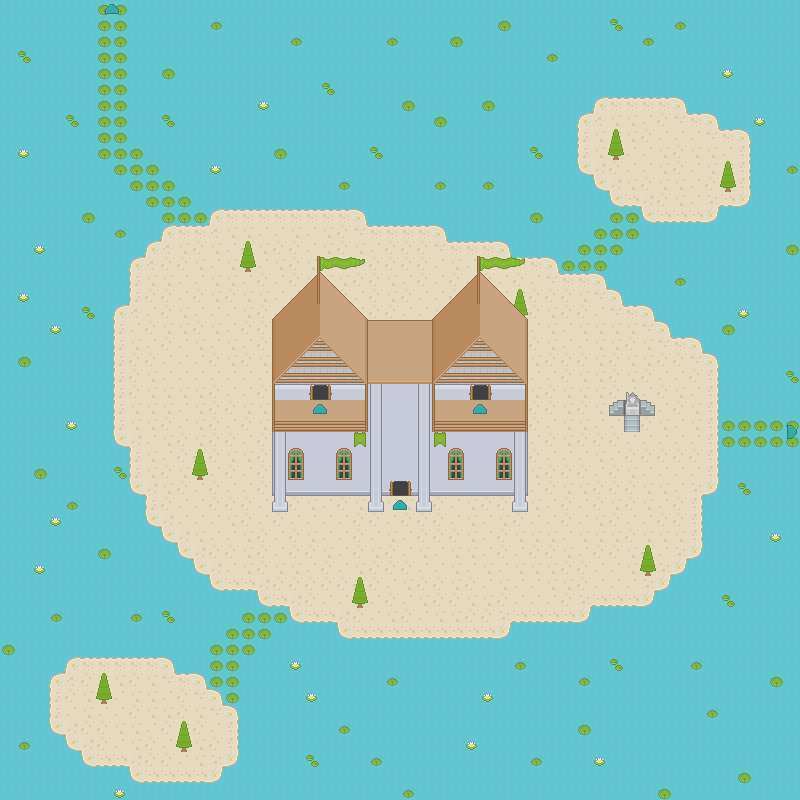

Rendered tile map (Tiled .tmx) drawn with the repository's tilesets; below, a short description and the map source with its tile grids summarised:
An orthogonal 50x50 tile map with 16x16 px tiles, 7 tile layers (Ground Terrain, Ground Overlay, Deco0, Deco1, ...), 8 hidden layers not drawn.

<map version="1.4" tiledversion="1.4.3" orientation="orthogonal" renderorder="right-down" width="50" height="50" tilewidth="16" tileheight="16" infinite="0" nextlayerid="17" nextobjectid="1">
 <editorsettings>
  <export target="Lilypad Kingdom.json" format="json" />
 </editorsettings>
 <tileset firstgid="1" source="roguelikeSheet.tsx" />
 <layer id="1" name="Ground Terrain" width="50" height="50">
  <data>[2500 cells, 2500 non-empty, 3 distinct tile ids]</data>
 </layer>
 <layer id="2" name="Ground Overlay" width="50" height="50">
  <data>[2500 cells, 987 non-empty, 15 distinct tile ids]</data>
 </layer>
 <layer id="3" name="Deco0" width="50" height="50">
  <data>[2500 cells, 301 non-empty, 21 distinct tile ids]</data>
 </layer>
 <layer id="4" name="Deco1" width="50" height="50">
  <data>[2500 cells, 89 non-empty, 18 distinct tile ids]</data>
 </layer>
 <layer id="6" name="Deco2" width="50" height="50">
  <data>[2500 cells, 16 non-empty, 6 distinct tile ids]</data>
 </layer>
 <layer id="5" name="Above0" width="50" height="50">
  <data>[2500 cells, 108 non-empty, 20 distinct tile ids]</data>
 </layer>
 <layer id="8" name="Above1" width="50" height="50">
  <data>[2500 cells, 16 non-empty, 5 distinct tile ids]</data>
 </layer>
 <layer id="10" name="Collision" width="50" height="50" visible="0">
  <data>[2500 cells, 1698 non-empty, 7 distinct tile ids]</data>
 </layer>
 <layer id="9" name="Lilypad Pathway Part 2:-1:3168:up:" width="50" height="50" visible="0">
  <data>[2500 cells, 2 non-empty, 2 distinct tile ids]</data>
 </layer>
 <layer id="12" name="Lilypad Castle:832:1568:up:" width="50" height="50" visible="0">
  <data>[2500 cells, 2 non-empty, 2 distinct tile ids]</data>
 </layer>
 <layer id="13" name="Lilypad Castle Upstairs:288:1568:up:" width="50" height="50" visible="0">
  <data>[2500 cells, 2 non-empty, 2 distinct tile ids]</data>
 </layer>
 <layer id="14" name="Lilypad Castle Upstairs:1376:1568:up:" width="50" height="50" visible="0">
  <data>[2500 cells, 2 non-empty, 2 distinct tile ids]</data>
 </layer>
 <layer id="11" name="StaticNpc:natureblessing:Nature's Blessing:" width="50" height="50" visible="0">
  <data>[2500 cells, 1 non-empty, 1 distinct tile ids]</data>
 </layer>
 <layer id="15" name="NpcMarker:riley:Riley:" width="50" height="50" visible="0">
  <data>[2500 cells, 1 non-empty, 1 distinct tile ids]</data>
 </layer>
 <layer id="16" name="NpcMarker:fibb:Fibb:" width="50" height="50" visible="0">
  <data>[2500 cells, 1 non-empty, 1 distinct tile ids]</data>
 </layer>
</map>
